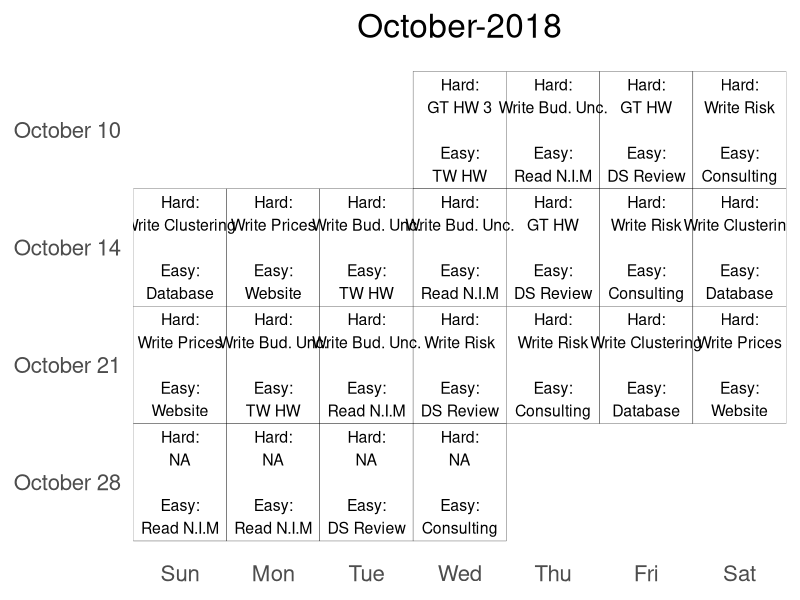
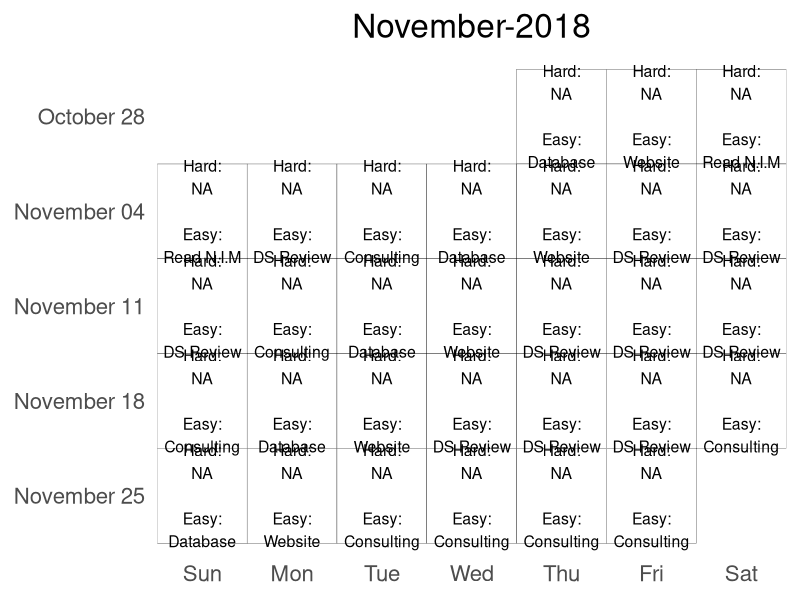

These charts were generated, in order, by the following R code:
# -----------------------------------------------------------------------------------
# ---- Input Information ------------------------------------------------------------
# -----------------------------------------------------------------------------------

# set the path of where the input files are
mywd = "C:/Users/Nick Morris/Downloads/Scheduling"

# open a graphics window
windows()

# -----------------------------------------------------------------------------------
# ---- Packages ---------------------------------------------------------------------
# -----------------------------------------------------------------------------------

{

# data handling
require(data.table)
require(chron)
require(zoo)

# plotting
require(ggplot2)
require(gridExtra)
require(scales)

}

# -----------------------------------------------------------------------------------
# ---- Functions --------------------------------------------------------------------
# -----------------------------------------------------------------------------------

{

# ---- prints the data types of each column in a data frame -------------------------

types = function(dat)
{
  require(data.table)
  
  # make dat into a data.table
  dat = data.table(dat)
  
  # get the column names
  column = names(dat)
  
  # get the class of the columns
  dataType = sapply(1:ncol(dat), function(i) class(unlist(dat[, i, with = FALSE])))
  
  # compute the number of levels for each column
  levels = sapply(1:ncol(dat), function(i) ifelse(dataType[i] == "factor", length(levels(droplevels(unlist(dat[, i, with = FALSE])))), 0))
  
  # compute the number of unique values for each column
  uniqueValues = sapply(1:ncol(dat), function(i) length(unique(unname(unlist(dat[, i, with = FALSE])))))
  
  # compute the portion of missing data
  missing = sapply(1:ncol(dat), function(i) nrow(na.omit(dat[, i, with = FALSE], invert = TRUE)) / nrow(dat))
  
  # build the output table 
  output = data.table(column, id = 1:length(column), dataType, levels, uniqueValues, missing)
  
  # order output by dataType
  output = output[order(dataType)]
  
  return(output)
}

# ---- converts all columns to a character data type --------------------------------

tochar = function(dat)
{
  require(data.table)
  
  # make dat into a data.frame
  dat = data.table(dat)
  
  # get the column names
  column = names(dat)
  
  # get the values in the columns and convert them to character data types
  values = lapply(1:ncol(dat), function(i) as.character(unname(unlist(dat[, i, with = FALSE]))))
  
  # combine the values back into a data.frame
  dat = data.table(do.call("cbind", values), stringsAsFactors = FALSE)
  
  # give dat its column names
  setnames(dat, column)
  
  return(dat)
}

# ---- a qualitative color scheme ---------------------------------------------------

qcolor = function(n, a = 1)
{
  require(grDevices)
  require(scales)
  return(alpha(colorRampPalette(c("#e41a1c", "#0099ff", "#4daf4a", "#984ea3", "#ff7f00", "#ff96ca", "#a65628"))(n), 
               a))
}

# ---- the ggplot2 color scheme -----------------------------------------------------

ggcolor = function(n, a = 1)
{
  require(grDevices)
  require(scales)
  return(alpha(hcl(h = seq(15, 375, length = n + 1), 
                   l = 65, c = 100)[1:n], 
               a))
}

}

# -----------------------------------------------------------------------------------
# ---- Prepare the Data -------------------------------------------------------------
# -----------------------------------------------------------------------------------

{

# set the work directory
setwd(mywd)

# import the tasks and vacation data
tasks = na.omit(data.table(read.csv("Tasks.csv", stringsAsFactors = FALSE)))
vaca = na.omit(data.table(read.csv("Days Off.csv", stringsAsFactors = FALSE)))

# convert Start, End, and Date to date data types
tasks[, Start := as.Date(chron(Start))]
tasks[, End := as.Date(chron(End))]
vaca[, Date := as.Date(chron(Date))]

# rank tasks by End
tasks = tasks[, Value := rank(End)]

# rescale tasks of End to the min/max of Importance
tasks[, Value := rescale(-Value, to = range(Importance))]

# multiply Value with Importance
tasks[, Value := Value * Importance]

# order tasks by Value
tasks = tasks[order(-Value)]

# update each task to contain no more than 22 characters
tasks[, Task := substr(Task, start = 0, stop = 22)]

}

# -----------------------------------------------------------------------------------
# ---- Build the Schedule -----------------------------------------------------------
# -----------------------------------------------------------------------------------

{

# pick a schedule length
months = 2

# set up a schedule table based on tasks and months
schedule = data.table(Date = seq.Date(from = min(tasks$Start), length.out = 31 * months, by = "days"),
                      Hard = rep_len(unname(unlist(tasks[Class == "Hard", .(Task)])), length.out = 31 * months),
                      Hard.Start = as.Date(rep_len(unname(unlist(tasks[Class == "Hard", .(Start2 = as.character(Start))])), length.out = 31 * months)),
                      Hard.End = as.Date(rep_len(unname(unlist(tasks[Class == "Hard", .(End2 = as.character(End))])), length.out = 31 * months)),
                      Easy = rep_len(unname(unlist(tasks[Class == "Easy", .(Task)])), length.out = 31 * months),
                      Easy.Start = as.Date(rep_len(unname(unlist(tasks[Class == "Easy", .(Start2 = as.character(Start))])), length.out = 31 * months)),
                      Easy.End = as.Date(rep_len(unname(unlist(tasks[Class == "Easy", .(End2 = as.character(End))])), length.out = 31 * months)))

# update Hard to be NA if the Date is passed the End date or before the Start date
schedule[, Hard := ifelse(Date < Hard.Start, NA, Hard)]
schedule[, Hard := ifelse(Date > Hard.End, NA, Hard)]
schedule[, c("Hard.Start", "Hard.End") := NULL]

# update Easy to be NA if the Date is passed the End date or before the Start date
schedule[, Easy := ifelse(Date < Easy.Start, NA, Easy)]
schedule[, Easy := ifelse(Date > Easy.End, NA, Easy)]
schedule[, c("Easy.Start", "Easy.End") := NULL]

# replace NA's with last known value
schedule[, Hard := na.locf(Hard, fromLast = TRUE, na.rm = FALSE)]
schedule[, Easy := na.locf(Easy, fromLast = TRUE, na.rm = FALSE)]

# combine Hard, Easy, and Mind into one Task column
schedule[, Task := paste(paste0("Hard:\n", Hard), 
                         paste0("\nEasy:\n", Easy), 
                         sep = "\n")]

# get the day of week, week, month, and year from Date
schedule[, Day := format(Date, "%a")]
schedule[, Week := format(Date, "%U")] 
schedule[, Month := format(Date, "%B")] 
schedule[, Year := format(Date, "%Y")] 

# update week to be the first date of the week
schedule[, Week.Date := min(Date), by = .(Week)]

# split up schedule into two monthly segments
m = unique(schedule$Month)
y = unique(schedule$Year)
month1 = m[1]
year1 = y[1]
month2 = m[2]
year2 = y[length(y)]
schedule1 = schedule[Month %in% month1]
schedule2 = schedule[Month %in% month2]

# convert Task into a factor
schedule1[, Task := factor(Task, levels = unique(Task))]
schedule2[, Task := factor(Task, levels = unique(Task))]

# convert Day into a factor
schedule1[, Day := factor(Day, levels = c("Sun", "Mon", "Tue", "Wed", "Thu", "Fri", "Sat"))]
schedule2[, Day := factor(Day, levels = c("Sun", "Mon", "Tue", "Wed", "Thu", "Fri", "Sat"))]

# convert Week.Date into a factor
schedule1[, Week.Date := as.character(format(Week.Date, "%B %d"))]
schedule1[, Week.Date := factor(Week.Date, levels = rev(unique(Week.Date)))]
schedule2[, Week.Date := as.character(format(Week.Date, "%B %d"))]
schedule2[, Week.Date := factor(Week.Date, levels = rev(unique(Week.Date)))]

# plot schedule1
p1 = ggplot(schedule1, aes(x = Day, y = Week.Date)) +
  geom_tile(colour = "black", fill = "white") +
  geom_text(label = schedule1$Task, size = 4) + 
  scale_x_discrete(expand = c(0, 0)) +
  ggtitle(paste(month1, year1, sep = "-")) + 
  theme_gray(base_size = 20) + 
  theme(axis.ticks = element_blank()) +
  theme(axis.title = element_blank()) +
  theme(panel.background = element_rect(fill = "transparent"))+
  theme(legend.position = "none", plot.title = element_text(hjust = 0.5))

p1

# set up a pdf file to capture the next graphic
pdf(paste0("To-Do-", month1, "-", year1, ".pdf"), width = 16, height = 10, paper = "special") 

# call the plot
print(p1)

# close off the connection
dev.off()

# plot schedule2
p2 = ggplot(schedule2, aes(x = Day, y = Week.Date)) +
  geom_tile(colour = "black", fill = "white") +
  geom_text(label = schedule2$Task, size = 4) + 
  scale_x_discrete(expand = c(0, 0)) +
  ggtitle(paste(month2, year2, sep = "-")) + 
  theme_gray(base_size = 20) + 
  theme(axis.ticks = element_blank()) +
  theme(axis.title = element_blank()) +
  theme(panel.background = element_rect(fill = "transparent"))+
  theme(legend.position = "none", plot.title = element_text(hjust = 0.5))

p2

# set up a pdf file to capture the next graphic
pdf(paste0("To-Do-", month2[1], "-", year2[1], ".pdf"), width = 16, height = 10, paper = "special") 

# call the plot
print(p2)

# close off the connection
dev.off()

}
